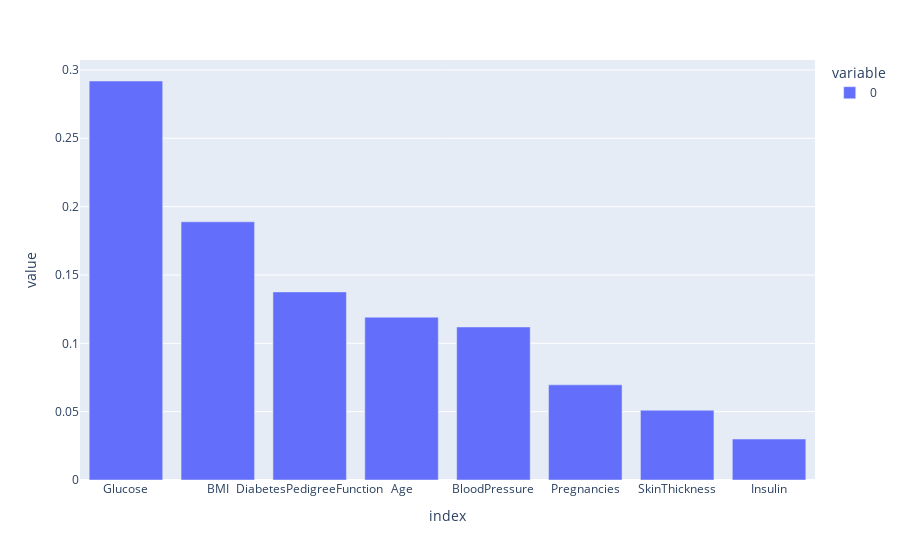

Notebook code cell kept with this figure:
### Code cell
px.bar(pd.Series(np.abs(dt.feature_importances_), index=df.columns[:-1]).sort_values(ascending=False))

### Figure 1 — Plotly figure (JSON) as saved in the notebook; plotly's stock layout.template omitted (floating-point values rounded to 4 significant figures)
{"data": [{"alignmentgroup": "True", "hovertemplate": "variable=0<br>index=%{x}<br>value=%{y}<extra></extra>", "legendgroup": "0", "marker": {"color": "#636efa", "pattern": {"shape": ""}}, "name": "0", "offsetgroup": "0", "orientation": "v", "showlegend": true, "textposition": "auto", "type": "bar", "x": ["Glucose", "BMI", "DiabetesPedigreeFunction", "Age", "BloodPressure", "Pregnancies", "SkinThickness", "Insulin"], "xaxis": "x", "y": [0.2919, 0.1889, 0.1376, 0.1191, 0.1119, 0.0696, 0.05102, 0.02996], "yaxis": "y"}], "layout": {"barmode": "relative", "legend": {"title": {"text": "variable"}, "tracegroupgap": 0}, "margin": {"t": 60}, "xaxis": {"anchor": "y", "domain": [0, 1], "title": {"text": "index"}}, "yaxis": {"anchor": "x", "domain": [0, 1], "title": {"text": "value"}}}}
